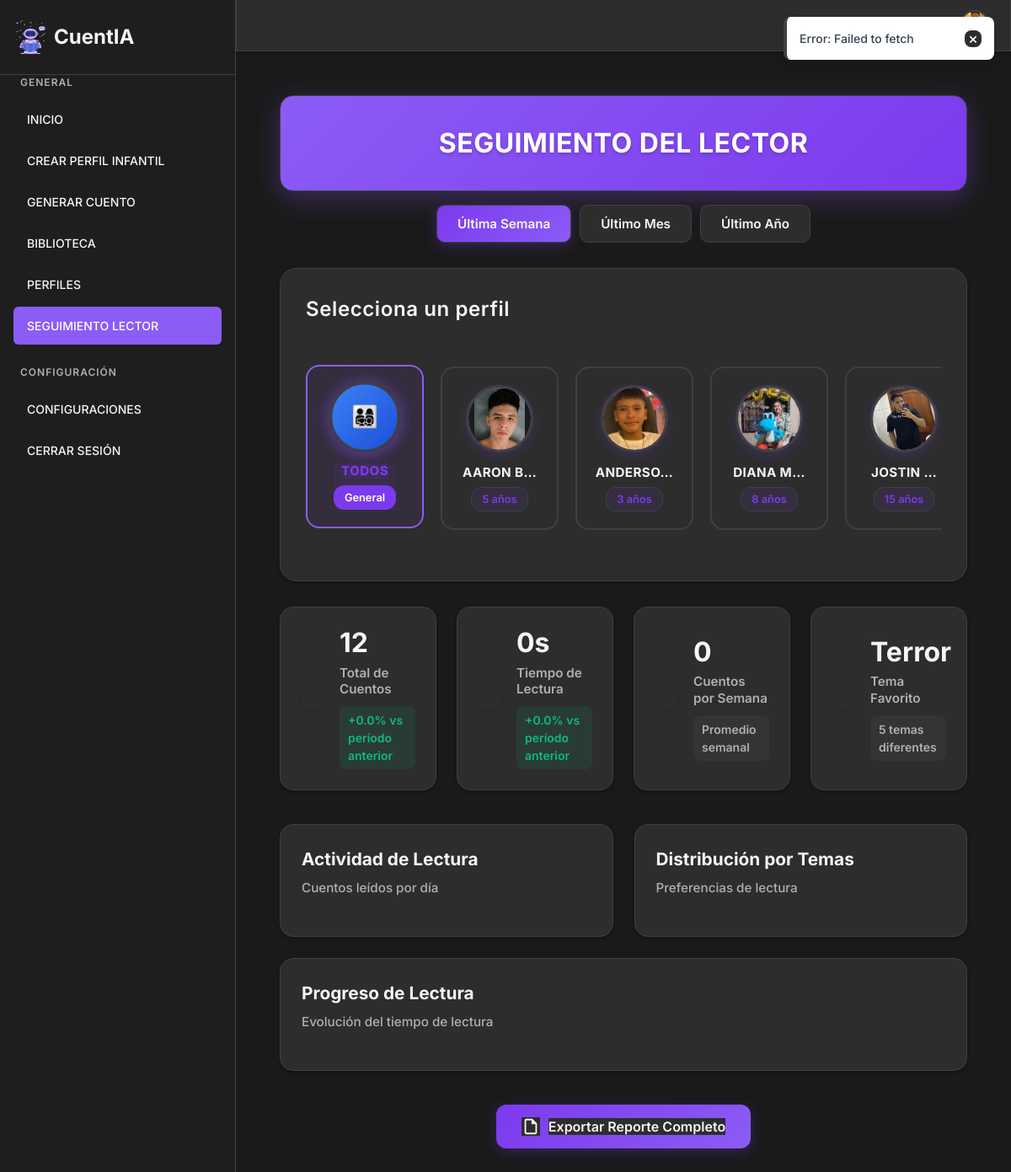
/library/reading-tracker/ (signed in), run on the app's committed database.
### user/models.py (models this page shows, shortened)
class Perfil(models.Model):
    usuario = models.ForeignKey(User, on_delete=models.CASCADE, related_name='perfiles_infantiles')
    nombre = models.CharField(max_length=30)
    edad = models.PositiveSmallIntegerField()
    foto_perfil = models.ImageField(
        upload_to='perfiles_infantiles/',
        null=True,
        blank=True,
        verbose_name="Foto de perfil",
        help_text="Sube una foto para el perfil del niño/a"
    )
    GENEROS = [
        ('M', 'Masculino'),
        ('F', 'Femenino'),
        ('O', 'Otro'),
        ('N', 'No especificado'),
    ]
    genero = models.CharField(max_length=1, choices=GENEROS, default='N')
    temas_preferidos = models.TextField(
        blank=True,
        verbose_name="Temas de cuentos preferidos",
        help_text="Ejemplo: amistad, aventura, misterio"
    )
    personajes_favoritos = models.TextField(
        blank=True,
        verbose_name="Personajes preferidos",
        help_text="Ejemplo: robots, héroes, dragones"
    )

### library/views.py (the view)
# urls.py: path('reading-tracker/', views.reading_tracker_view, name='reading_tracker'),
@login_required
def reading_tracker_view(request):
    try:
        perfiles = Perfil.objects.filter(usuario=request.user).order_by('nombre')
        print(f"Cargando seguimiento lector para {request.user.username}")
        print(f"Perfiles encontrados: {perfiles.count()}")
        from django.db import models
        from datetime import timedelta
        total_cuentos = Cuento.objects.filter(
            usuario=request.user,
            estado='completado',
            en_biblioteca=True
        ).count()
        fecha_limite = timezone.now() - timedelta(days=7)
        estadisticas_semana = EstadisticaLectura.objects.filter(
            usuario=request.user,
            fecha_lectura__gte=fecha_limite
        )
        tiempo_total_segundos = estadisticas_semana.aggregate(
            total=models.Sum('tiempo_lectura')
        )['total'] or 0
        if tiempo_total_segundos >= 3600:
            horas = tiempo_total_segundos // 3600
            minutos = (tiempo_total_segundos % 3600) // 60
            tiempo_formateado = f"{horas}h {minutos}m"
        elif tiempo_total_segundos >= 60:
            minutos = tiempo_total_segundos // 60
            tiempo_formateado = f"{minutos}m"
        else:
            tiempo_formateado = f"{tiempo_total_segundos}s"
        cuentos_semana = Cuento.objects.filter(
            usuario=request.user,
            estado='completado',
            en_biblioteca=True,
            fecha_creacion__gte=fecha_limite
        ).count()
        tema_counts = Cuento.objects.filter(
            usuario=request.user,
            estado='completado',
            en_biblioteca=True
        ).values('tema').annotate(
            count=models.Count('id')
        ).order_by('-count')
        tema_favorito = "Sin datos"
        temas_explorados = 0
        if tema_counts:
            tema_favorito = tema_counts[0]['tema'].title() if tema_counts[0]['tema'] else "Sin datos"
            temas_explorados = len(tema_counts)
        print(f"Estadísticas calculadas: {total_cuentos} cuentos totales")
        print(f"Tiempo de lectura: {tiempo_formateado}")
        print(f"Tema favorito: {tema_favorito}")
        context = {
            'profiles': perfiles,
            'total_stories': total_cuentos,
            'reading_time': tiempo_formateado,
            'stories_per_week': cuentos_semana,
            'favorite_theme': tema_favorito,
            'themes_explored': temas_explorados,
            'stories_change': 0,  # Valor por defecto
            'time_change': 0,  # Valor por defecto
        }
        logger.info(f"Reading tracker loaded successfully for {request.user.username}")
        return render(request, 'library/reading_tracker.html', context)
    except Exception as e:
        print(f"Error en reading_tracker_view: {str(e)}")
        logger.error(f"Error in reading_tracker_view: {str(e)}")
        perfiles = Perfil.objects.filter(usuario=request.user).order_by('nombre')
        context = {
            'profiles': perfiles,
            'total_stories': 0,
            'reading_time': '0s',
            'stories_per_week': 0,
            'favorite_theme': 'Sin datos',
            'themes_explored': 0,
            'stories_change': 0,
            'time_change': 0,
        }
        messages.warning(request, 'Cargando vista básica del seguimiento lector.')
        return render(request, 'library/reading_tracker.html', context)

### library/templates/library/reading_tracker.html (shortened to what this page needs)
{% extends 'base.html' %}
{% load static %}
{% block content %}
<link rel="stylesheet" href="{% static 'css/library/reading_tracker.css' %}">
<div class="tracker-container">
    <div class="page-title-banner">
        <h1>SEGUIMIENTO DEL LECTOR</h1>
    </div>
    <div class="period-selector">
        <button class="period-btn active" data-period="week">Última Semana</button>
        <button class="period-btn" data-period="month">Último Mes</button>
        <button class="period-btn" data-period="year">Último Año</button>
    </div>
    <div class="profiles-section-container">
        <div class="profiles-section-box">
            <h2>Selecciona un perfil</h2>
            <div class="profiles-horizontal">
                <div class="profile-circle selected" data-profile-id="all" onclick="selectProfile('all')">
                    <div class="profile-avatar-circle all-profiles">
                        <span style="font-size: 24px;">👨‍👩‍👧‍👦</span>
                    </div>
                    <div class="profile-name-age">
                        <span class="profile-name">TODOS</span>
                        <span class="profile-age">General</span>
                    </div>
                </div>
                {% for profile in profiles %}
                    <div class="profile-circle" data-profile-id="{{ profile.id }}" onclick="selectProfile('{{ profile.id }}')">
                        <div class="profile-avatar-circle">
                            {% if profile.foto_perfil %}
                                <img src="{{ profile.foto_perfil.url }}" alt="{{ profile.nombre }}" class="profile-photo">
                            {% endif %}
                        </div>
                        <div class="profile-name-age">
                            <span class="profile-name">{{ profile.nombre|upper|truncatechars:8 }}</span>
                            <span class="profile-age">{{ profile.edad }} años</span>
                        </div>
                    </div>
                {% endfor %}
            </div>
        </div>
    </div>
    <div class="main-stats">
        <div class="stat-card">
            <div class="stat-icon"></div>
            <div class="stat-content">
                <h3 id="total-stories">{{ total_stories|default:0 }}</h3>
                <p>Total de Cuentos</p>
                <span class="stat-change positive" id="stories-change">+0.0% vs período anterior</span>
            </div>
        </div>
        <div class="stat-card">
            <div class="stat-icon"></div>
            <div class="stat-content">
                <h3 id="reading-time">{{ reading_time|default:"0s" }}</h3>
                <p>Tiempo de Lectura</p>
                <span class="stat-change positive" id="time-change">+0.0% vs período anterior</span>
            </div>
        </div>
        <div class="stat-card">
            <div class="stat-icon"></div>
            <div class="stat-content">
                <h3 id="stories-per-week">{{ stories_per_week|default:0 }}</h3>
                <p>Cuentos por Semana</p>
                <span class="stat-change neutral" id="weekly-change">Promedio semanal</span>
            </div>
        </div>
        <div class="stat-card">
            <div class="stat-icon"></div>
            <div class="stat-content">
                <h3 id="favorite-theme">{{ favorite_theme|default:"Sin datos" }}</h3>
                <p>Tema Favorito</p>
                <span class="stat-change neutral" id="theme-count">{{ themes_explored|default:0 }} temas diferentes</span>
            </div>
        </div>
    </div>
    <div class="charts-section">
        <div class="chart-container">
            <div class="chart-header">
                <h3>Actividad de Lectura</h3>
                <p>Cuentos leídos por día</p>
            </div>
        </div>
        <div class="chart-container">
            <div class="chart-header">
                <h3>Distribución por Temas</h3>
                <p>Preferencias de lectura</p>
            </div>
        </div>
        <div class="chart-container full-width">
            <div class="chart-header">
                <h3>Progreso de Lectura</h3>
                <p>Evolución del tiempo de lectura</p>
            </div>
        </div>
    </div>
    <div class="export-section">
        <button class="export-btn" onclick="exportReport()" id="export-button">
            <svg viewBox="0 0 24 24" fill="currentColor">
                <path d="M14,2H6A2,2 0 0,0 4,4V20A2,2 0 0,0 6,22H18A2,2 0 0,0 20,20V8L14,2M18,20H6V4H13V9H18V20Z"/>
            </svg>
            <span id="export-text">Exportar Reporte Completo</span>
        </button>
    </div>
</div>
{% endblock %}

### static/css/user/styles_landing.css (style rules this page uses)
:root { --primary: #7e22ce; --primary-light: #a855f7; --primary-dark: #6b21a8; --secondary: #e9d5ff; --secondary-light: #f3e8ff; --secondary-dark: #d8b4fe; --text-dark: #1e293b; --text-light: #64748b; --white: #ffffff; --background: #f8fafc; --background-light: #f1f5f9; --background-purple: #f5f3ff; --error: #ef4444; --success: #22c55e; }
* { margin: 0; padding: 0; box-sizing: border-box; font-family: 'Inter', sans-serif; }
body { background-color: var(--background); color: var(--text-dark); font-size: 16px; line-height: 1.5; }
button, .button { cursor: pointer; border: none; border-radius: 0.5rem; font-weight: 500; transition: all 0.2s ease; }

### static/css/user/dashboard.css (style rules this page uses)
* { box-sizing: border-box; }
html, body { margin: 0; padding: 0; font-family: 'Inter', sans-serif; height: 100%; overflow: hidden; }
.stat-icon { width: 30px; height: 30px; background: #DDD6FE; border-radius: 50%; display: flex; align-items: center; justify-content: center; color: #8B5CF6; font-weight: 600; font-size: 0.875rem; flex-shrink: 0; }
:root { --bg-primary: #f5f5f5; --bg-secondary: #ffffff; --bg-sidebar: #ffffff; --text-primary: #333333; --text-secondary: #666666; --border-color: #e5e7eb; --card-bg: #ffffff; --input-bg: #ffffff; --hover-bg: #f3f4f6; --highlight-color: #8b5cf6; --shadow: 0 2px 4px rgba(0, 0, 0, 0.1); --settings-content-bg: #ffffff; --settings-header-bg: #8b5cf6; }
html.dark-mode { --bg-primary: #1a1a1a; --bg-secondary: #2d2d2d; --bg-sidebar: #1e1e1e; --text-primary: #f5f5f5; --text-secondary: #b0b0b0; --border-color: #404040; --card-bg: #2d2d2d; --input-bg: #3a3a3a; --hover-bg: #3a3a3a; --highlight-color: #8b5cf6; --shadow: 0 2px 4px rgba(0, 0, 0, 0.3); --settings-content-bg: #2d3748; --settings-header-bg: #8b5cf6; }
body { background-color: var(--bg-primary) !important; color: var(--text-primary) !important; transition: all 0.3s ease; }
html.dark-mode * { border-color: var(--border-color) !important; }
html.dark-mode button:not(.save-button):not(.avatar-button):not(.save-avatar-button):not(.cancel-avatar-button) { background-color: var(--card-bg) !important; color: var(--text-primary) !important; border-color: var(--border-color) !important; }
* { transition: background-color 0.3s ease, color 0.3s ease, border-color 0.3s ease !important; }

### templates/base.html (style rules this page uses)
:root { --bg-primary: #f5f5f5; --bg-secondary: #ffffff; --bg-sidebar: #ffffff; --text-primary: #333333; --text-secondary: #666666; --border-color: #e5e7eb; --card-bg: #ffffff; --input-bg: #ffffff; --hover-bg: #f3f4f6; --highlight-color: #8b5cf6; --shadow: 0 2px 4px rgba(0, 0, 0, 0.1); --settings-content-bg: #ffffff; --settings-header-bg: #8b5cf6; }
html.dark-mode { --bg-primary: #1a1a1a; --bg-secondary: #2d2d2d; --bg-sidebar: #1e1e1e; --text-primary: #f5f5f5; --text-secondary: #b0b0b0; --border-color: #404040; --card-bg: #2d2d2d; --input-bg: #3a3a3a; --hover-bg: #3a3a3a; --highlight-color: #8b5cf6; --shadow: 0 2px 4px rgba(0, 0, 0, 0.3); --settings-content-bg: #2d3748; --settings-header-bg: #8b5cf6; }
body { background-color: var(--bg-primary) !important; color: var(--text-primary) !important; transition: all 0.3s ease; margin: 0; padding: 0; font-family: 'Inter', sans-serif; }
.stat-icon { width: 28px; height: 28px; background-color: var(--highlight-color); color: white; border-radius: 50%; display: flex; align-items: center; justify-content: center; font-size: 0.75rem; font-weight: 600; flex-shrink: 0; }
html.dark-mode * { border-color: var(--border-color) !important; }
html.dark-mode button:not(.save-button):not(.avatar-button):not(.save-avatar-button):not(.cancel-avatar-button) { background-color: var(--card-bg) !important; color: var(--text-primary) !important; border-color: var(--border-color) !important; }
* { transition: background-color 0.3s ease, color 0.3s ease, border-color 0.3s ease !important; }

### data on the page
Perfil: foto_perfil (picture), nombre "AARON B…", edad "5"
Perfil: foto_perfil (picture), nombre "ANDERSO…", edad "3"
Perfil: foto_perfil (picture), nombre "DIANA M…", edad "8"
Perfil: foto_perfil (picture), nombre "JOSTIN …", edad "15"

### other printed values
{{ total_stories|default:0 }} "12"
{{ reading_time|default:"0s" }} "0s"
{{ stories_per_week|default:0 }} "0"
{{ favorite_theme|default:"Sin datos" }} "Terror"
{{ themes_explored|default:0 }} "5"
